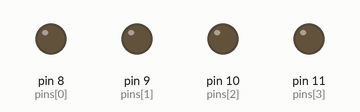
Simulated run of this sketch. Board: Arduino Uno, built with avr-gcc and run on an emulated ATmega328P. On the bench: output pins drawn as LEDs (lit = HIGH).

Above: at 0.5 s.
At 2.5 s:
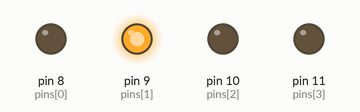
At 4.5 s:
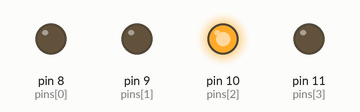
At 9.5 s:
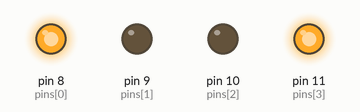
At 14.5 s:
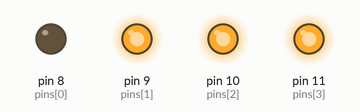
At 19.5 s:
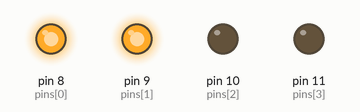
Timing chart, 0 to 20.8 s (numbered marks = the images above):
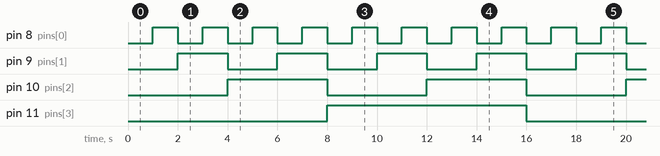

The sketch:

program3.ino
```cpp
// Binary Counter

int pins[4]={8, 9, 10, 11};
int ar[4]={0}, rem;

void setup() {
	pinMode(pins[0], OUTPUT);
	pinMode(pins[1], OUTPUT);
	pinMode(pins[2], OUTPUT);
	pinMode(pins[3], OUTPUT);
}

void loop() {
	for(int i=0; i<16; i++){
		rem=i;
		for(int j=0; j<4; j++){
			ar[j]=rem%2;
			if(ar[j]==0)
				digitalWrite(pins[j], LOW);
			else
				digitalWrite(pins[j], HIGH);
			rem/=2;
		}

		delay(1000);
	}
}
```

Measured:
- by itself, pin 8 (pins[0]): alternates HIGH for 1.0 s and LOW for 1.0 s
- by itself, pin 9 (pins[1]): alternates HIGH for 2.0 s and LOW for 2.0 s
- by itself, pin 10 (pins[2]): alternates HIGH for 4.0 s and LOW for 4.0 s
- by itself, pin 11 (pins[3]): alternates HIGH for 8.0 s and LOW for 8.0 s
